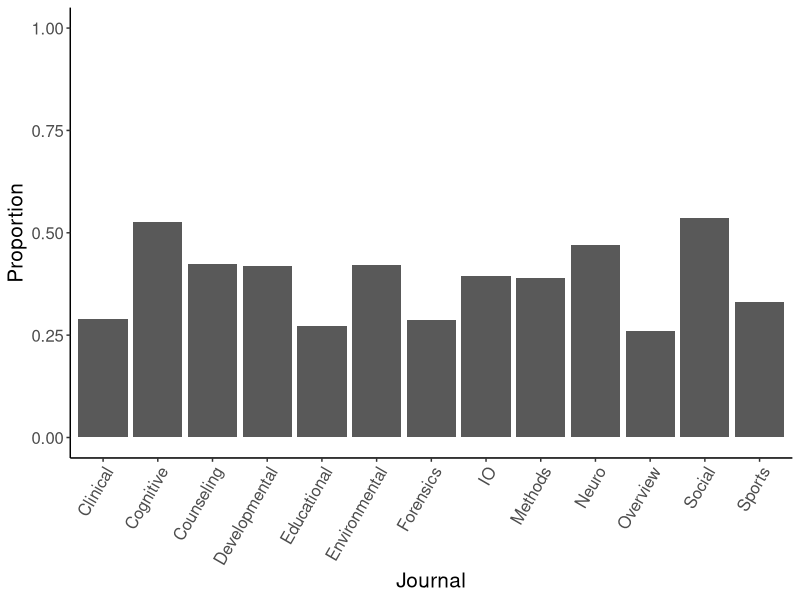

Generate this figure with R:
## ---- chunk 1
knitr::opts_chunk$set(echo = TRUE)
master = read.csv("outliers complete.csv")
## ---- chunk 2
master$mention.outliers

master$mention.outliers = factor(master$mention.outliers,
                      levels = c("no", "yes"),
                      labels = c("No", "Yes"))
table(master$mention.outliers)
## ---- chunk 3
master$reason.code

master$reason.code = factor(master$reason.code,
                      levels = c("", "did not follow instructions", "experimenter error", "experimenter error, statistical reasons", "no reason", "participant error", "participant error, experimenter error", "participant error, statisical reasons", "participant error, statistical reason", "participant error, statistical reasons", "statistical reason", "statistical reasons"),
                      labels = c("None", "Did Not Follow Instructions", "Experimenter Error", "Experimenter Error, Statistical Reasons", "No Reason", "Participant Error", "Participant Error, Experimenter Error", "Participant Error, Statisical Reasons", "Participant Error, Statistical Reason", "Participant Error, Statistical Reasons", "Statistical Reason", "Statistical Reasons"))

table(master$reason.code)
## ---- chunk 4
master$people.or.data.points
master$people.or.data.points = factor(master$people.or.data.points,
                      levels = c("", "both", "data points", "data points ", "none found", "people", "people "),
                      labels = c("None", "Both", "Data Points", "Data Points ", "None Found", "People", "People "))

table(master$people.or.data.points)
## ---- chunk 5
master$Basics
table(master$Basics)
#master$Basics = factor(master$Basics,
                     # levels = c("0", "1"),
                      #labels = c("No", "Yes"))
#table(master$Basics)

master$BayesOther
table(master$BayesOther)
#master$BayesOther = factor(master$BayesOther,
                      #levels = c("0", "1"),
                      #labels = c("No", "Yes"))
#table(master$BayesOther)
## ---- chunk 6
library(ggplot2)

theme = theme(panel.grid.major = element_blank(), 
              panel.grid.minor = element_blank(), 
              panel.background = element_blank(), 
              axis.line = element_line(colour = "black"), 
              legend.key = element_rect(fill = "white"),
              text = element_text(size = 15))
 
bargraph = ggplot(master, aes(Type, Basics, fill = time.pulled))
bargraph +
  stat_summary(fun.x = mean, 
               geom = "bar", 
               position="dodge") + 
  stat_summary(fun.data = mean_cl_normal, 
               geom = "errorbar", 
               position = position_dodge(width = 0.90), 
               width = 0.2) + 
  theme +
  xlab("Journal") +
  ylab("Proportion") + 
  coord_cartesian(ylim = c(0,1))+
  theme(axis.text.x = element_text(angle = 60, hjust = 1))
